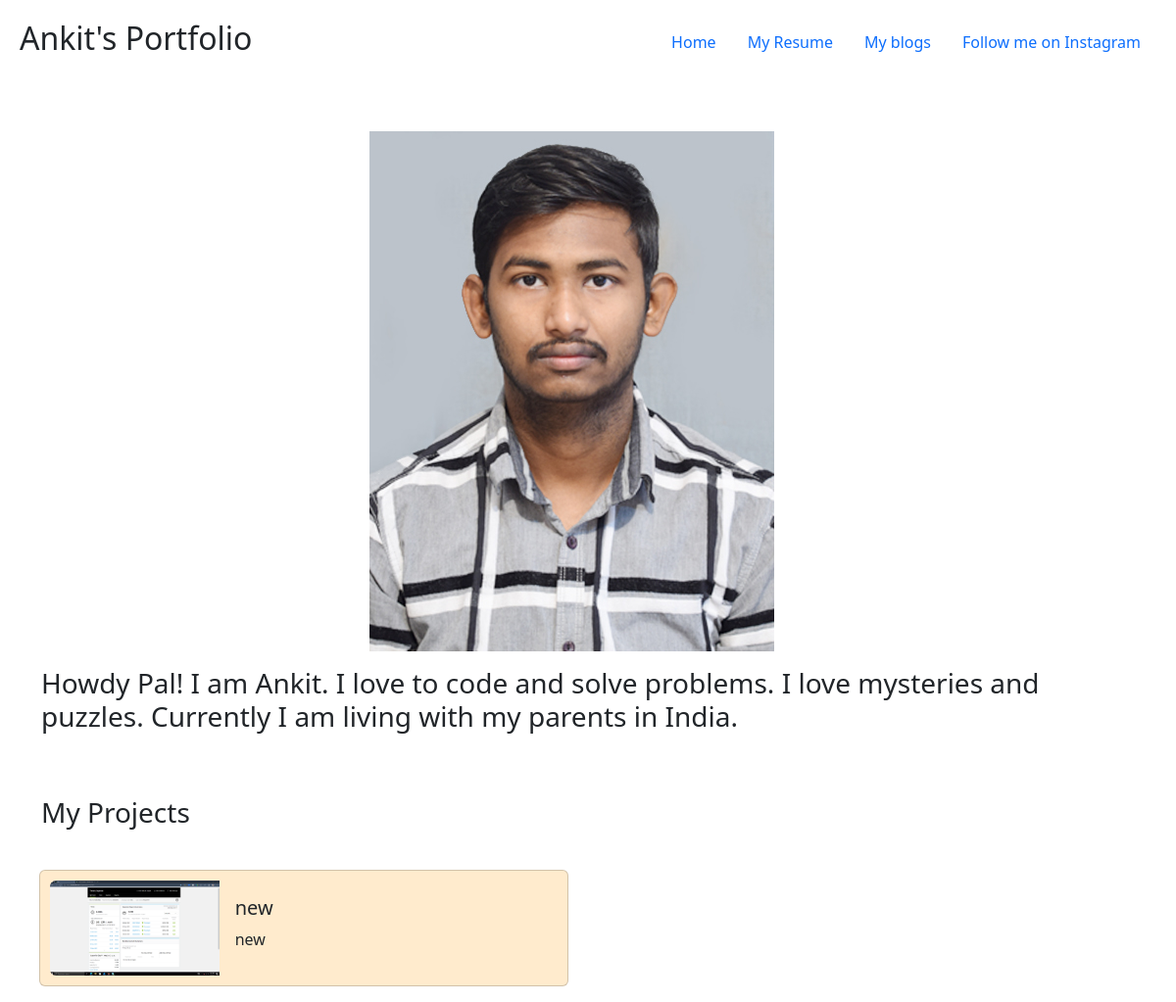
The app's page /, older data.
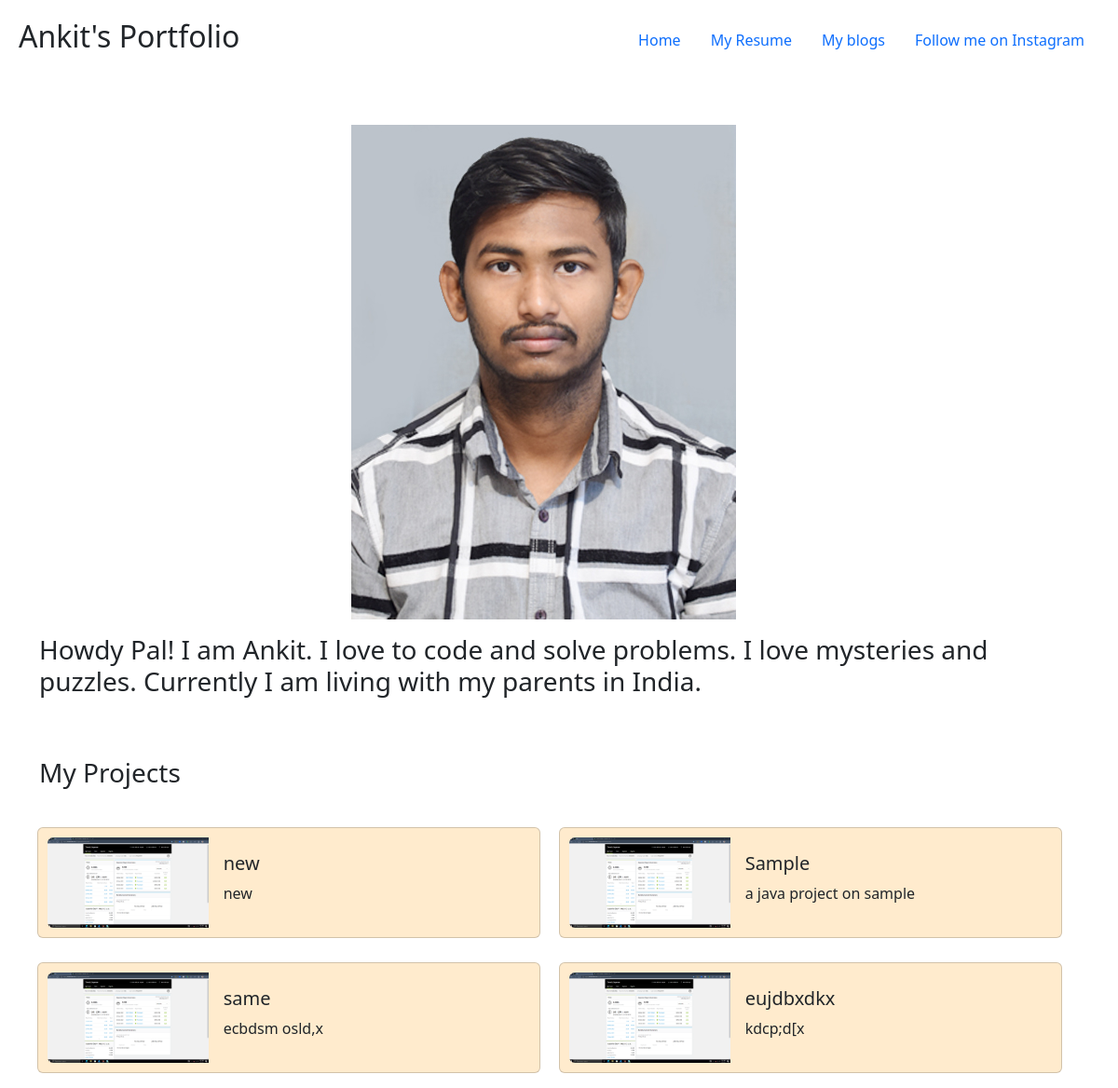
The same page, newer data.
### portfolio/models.py (models this page shows, shortened)
class Project(models.Model):
    title = models.CharField(max_length=100)
    description = models.CharField(max_length=200)
    image = models.ImageField(upload_to='portfolio/images/')
    url = models.URLField(blank=True)

### portfolio/views.py (the view)
# urls.py: 2. Add a URL to urlpatterns:  path('', views.home, name='home')
def home(request):
    projects = Project.objects.all()
    return render(request, 'portfolio/home.html', {'project_objects':projects})

### portfolio/templates/portfolio/home.html (shortened to what this page needs)
{% extends 'portfolio/base.html'%}
{% block content %}
    {% load static %}
    <div class="container">
        <img src="{% static 'portfolio/my_image.JPG' %}" style="margin-left: 30%; width: fit-content; height: fit-content;" alt="My image" height="150px" width="120px">
        <br>
        <p><h3>Howdy Pal! I am Ankit. I love to code and solve problems. I love mysteries and puzzles. Currently I am living with my
        parents in India.</h3></p>
        <br><br>
        <h3>My Projects</h3>
        <br>
        <div class="row">
            {% for project in project_objects%}
            <div class="card mb-3" style="max-width: 540px; background-color: blanchedalmond; margin: 10px; padding: 10px;">
                <div class="row g-0">
                    <div class="col-md-4">
                        <img src="{{ project.image }}" class="img-fluid rounded-start" alt="">
                    </div>
                    <div class="col-md-8">
                        <div class="card-body">
                            <h5 class="card-title">{{ project.title }}</h5>
                            <p class="card-text">{{ project.description }}</p>
                        </div>
                    </div>
                </div>
            </div>
            {% endfor %}
            </div>
        </div>
{% endblock %}

### portfolio/templates/portfolio/base.html (shortened to what this page needs)
<!doctype html>
<html lang="en">
<head>
    {% load static %}
    <link href="https://cdn.jsdelivr.net/npm/bootstrap@5.2.0-beta1/dist/css/bootstrap.min.css" rel="stylesheet"
>
</head>
<body>
    <nav class="navbar" style="padding: 20px;">
        <div class="nav-header">
            <h2>Ankit's Portfolio</h2>
        </div>
            <ul class="nav justify-content-end">
                <li class="nav-item">
                    <a class="nav-link active" href="#">Home</a>
                </li>
                <li class="nav-item">
                    <a class="nav-link" href="{% static 'portfolio/resume.docx' %}">My Resume</a>
                </li>
                <li class="nav-item">
                    <a class="nav-link" href="{% url 'blog:all_blogs' %}">My blogs</a>
                </li>
                <li class="nav-item">
                    <a class="nav-link" href="https://www.instagram.com/the_unpredicted_law/" target="_blank">Follow me on Instagram</a>
                </li>
            </ul>
    </nav>
    <br><br>
    {% block content %}{% endblock %}
</body>
</html>

Row changes from the older to the newer data that the page shows:
added Project: image (picture), title "Sample", description "a java project on sample"
added Project: image (picture), title "same", description "ecbdsm osld,x"
added Project: image (picture), title "eujdbxdkx", description "kdcp;d[x"
